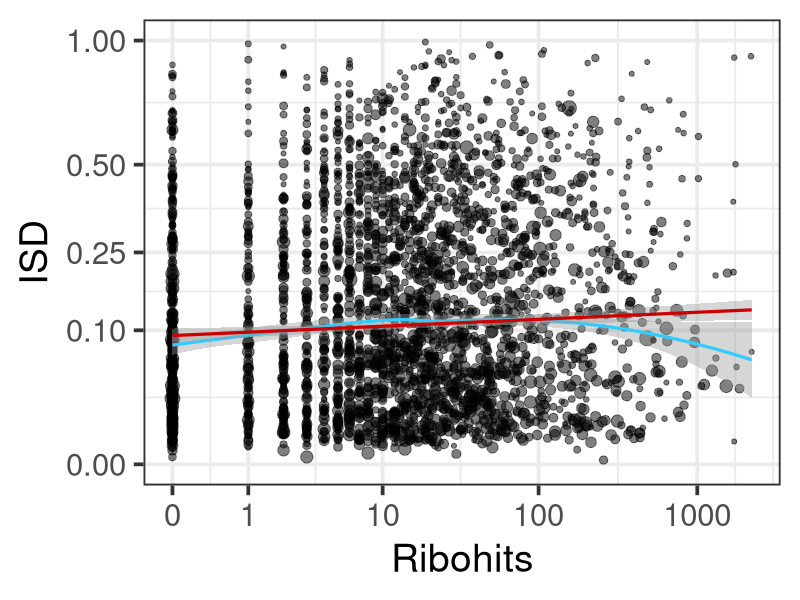
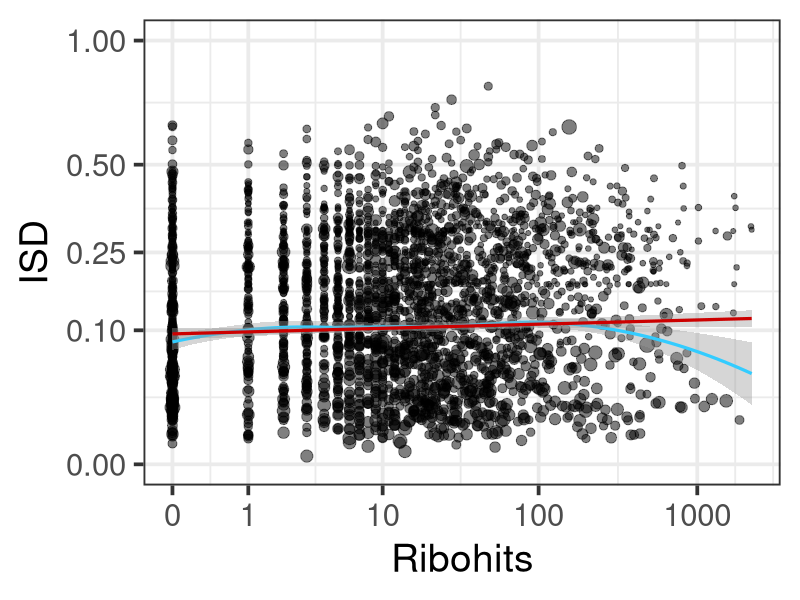
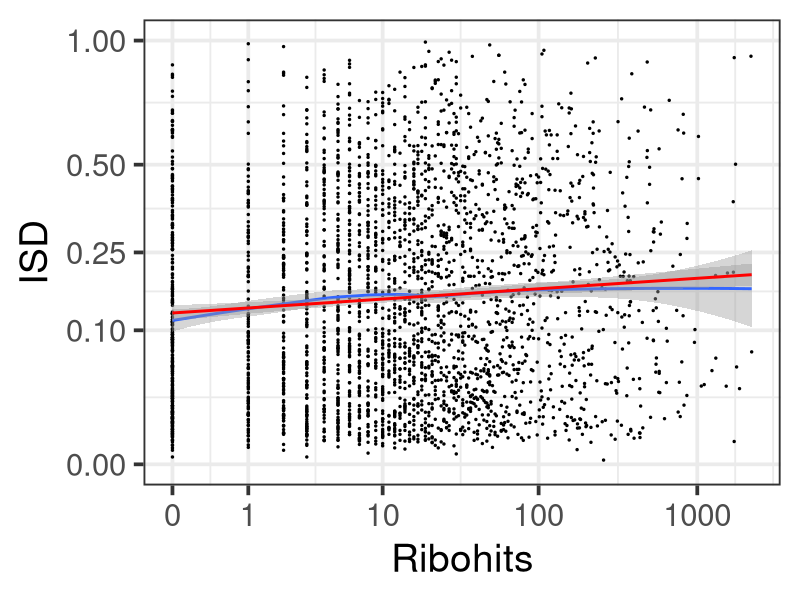
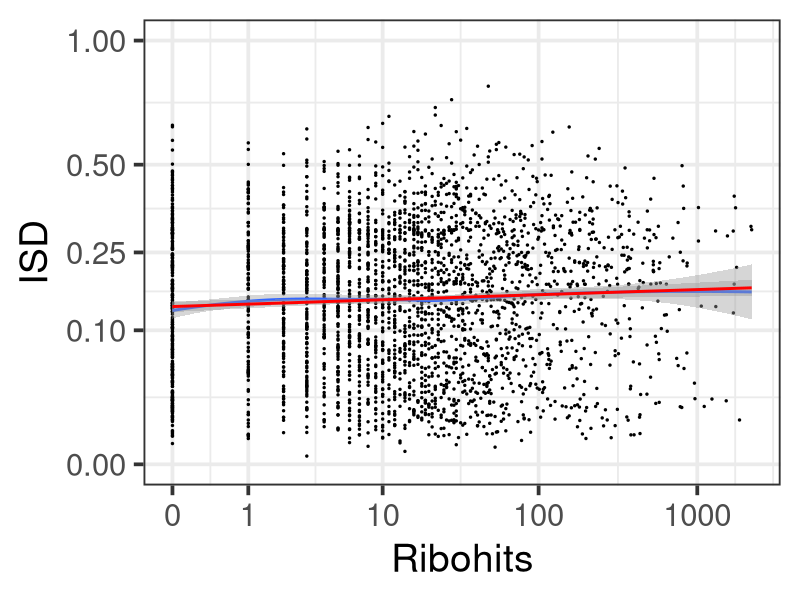
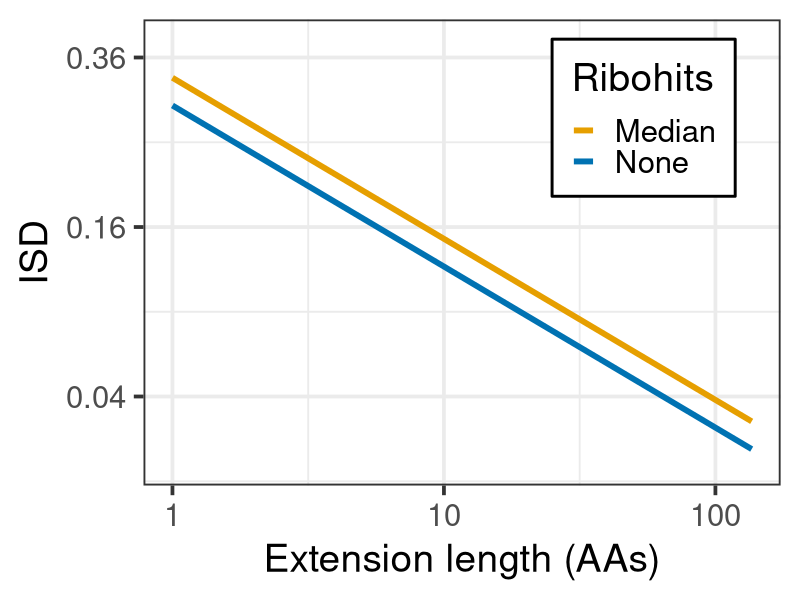
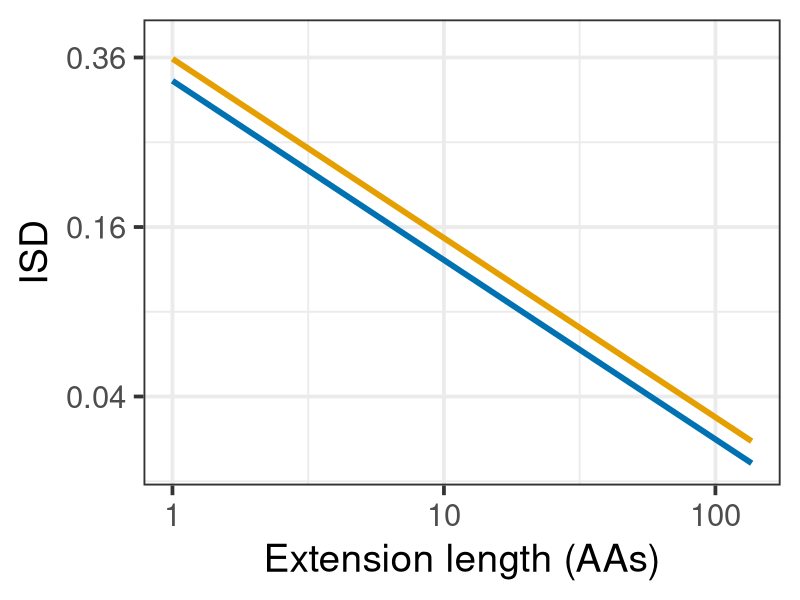

Source code (R) for these figures, in order:
# Figure 5 code.

# Load ribohits data.
ribohits.data <- read.table("ribohits_data_11-13-19.tab", header = T, sep = "\t", stringsAsFactors = F)

# Load packages.
library(tidyverse)
library(Hmisc)

# Turning ribohits into a factor.
ribohits.data$Ribohits.factor <- ifelse(ribohits.data$Ribohits.Binary == 1, "Yes", "No")
ribohits.data$Ribohits.factor <- factor(ribohits.data$Ribohits.factor, levels = c("Yes", "No"))

# Transforming ISD in frame.
ribohits.data$ISD.0.sqrt <- sqrt(ribohits.data$ISD.0.iupred2)

# Gather into ISD groups.
ribo.isd <-
  ribohits.data[ribohits.data$Fragile == 0,] %>%
  gather("ISD.0.sqrt", "ISD.grafted.sqrt", key = "Grafting", value = "ISD")

isd.data.weighted <- dplyr::group_by(ribo.isd, Grafting, Ribohits.factor) %>%
  dplyr::summarise(ISD.mean = wtd.mean(ISD, weights = Length.0, na.rm = T),
                   ISD.sd = sqrt(wtd.var(ISD, weights = Length.0, na.rm = T)),
                   ISD.N = length(ISD[!is.na(ISD)]),
                   ISD.se = ISD.sd / sqrt(ISD.N))
isd.data.weighted$Grafting <- c("Original", "Original", "Grafted", "Grafted")
isd.data.weighted$Grafting <- factor(isd.data.weighted$Grafting, levels = c("Original", "Grafted"))
names(isd.data.weighted)[2] <- "Ribohits"

# Making figure 3 part A.
cbPalette <- c("#999999", "#E69F00", "#56B4E9", "#009E73", "#F0E442", "#0072B2", "#D55E00", "#CC79A7")

fig.5a.orig <- 
  ggplot(data = ribohits.data[ribohits.data$Fragile == 0,],
         aes(x = log10(Ribohits.summed + 0.5),
             y = ISD.0.sqrt,
             weight = Length.0 - 1,
             size = Length.0 - 1)
  ) +
  geom_point(alpha = 0.5) +
  geom_smooth(method = "loess", color = "#33CCFF", lwd = 1.1) +
  geom_smooth(method = "lm", color = "#CC0000", lwd = 1.1) +
  xlab("Ribohits") +
  ylab("ISD") +
  scale_y_continuous(limits = c(0, 1),
                     breaks = sqrt(c(0, 0.1, 0.25, 0.5, 1)),
                     labels = c("0.00", "0.10", "0.25", "0.50", "1.00")) +
  scale_x_continuous(breaks = log10(c(0.5, 1.5, 10.5, 100.5, 1000.5)),
                     labels = c(0, 1, 10, 100, 1000)) +
  theme_bw(base_size = 28) +
  theme(legend.position = "none")

#ggExtra::ggMarginal(fig.5a.orig, type = "histogram")
png(filename = "ISD_0_weighted_loess_lm_2-18-20.png", width = 6, height = 6, units = "in", res = 350)
fig.5a.orig
dev.off()

# Part A grafted.
png(filename = "ISD_g_weighted_loess_lm_2-18-20.png", width = 6, height = 6, units = "in", res = 350)
fig.5a.grafted <-
  ggplot(data = ribohits.data[ribohits.data$Fragile == 0,],
         aes(x = log10(Ribohits.summed + 0.5),
             y = ISD.grafted.sqrt,
             weight = Length.0 - 1,
             size = Length.0 - 1)
  ) +
  geom_point(alpha = 0.5) +
  geom_smooth(method = "loess", color = "#33CCFF", lwd = 1.1) +
  geom_smooth(method = "lm", color = "#CC0000", lwd = 1.1) +
  xlab("Ribohits") +
  ylab("ISD") +
  scale_y_continuous(limits = c(0, 1),
                     breaks = sqrt(c(0, 0.1, 0.25, 0.5, 1)),
                     labels = c("0.00", "0.10", "0.25", "0.50", "1.00")) +
  scale_x_continuous(breaks = log10(c(0.5, 1.5, 10.5, 100.5, 1000.5)),
                     labels = c(0, 1, 10, 100, 1000)) +
  theme_bw(base_size = 28) +
  theme(legend.position = "none")
#ggExtra::ggMarginal(fig.5a.grafted, type = "histogram")
fig.5a.grafted
dev.off()

# Part A unweighted.
fig.5a.orig.noweights <- 
  ggplot(data = ribohits.data[ribohits.data$Fragile == 0,],
         aes(x = log10(Ribohits.summed + 0.5),
             y = ISD.0.sqrt)
  ) +
  geom_point(size = 0.5) +
  geom_smooth(method = "loess") +
  geom_smooth(method = "lm", color = "red") +
  xlab("Ribohits") +
  ylab("ISD") +
  scale_y_continuous(limits = c(0, 1),
                     breaks = sqrt(c(0, 0.1, 0.25, 0.5, 1)),
                     labels = c("0.00", "0.10", "0.25", "0.50", "1.00")) +
  scale_x_continuous(breaks = log10(c(0.5, 1.5, 10.5, 100.5, 1000.5)),
                     labels = c(0, 1, 10, 100, 1000)) +
  theme_bw(base_size = 28)

png(filename = "ISD_0_notweighted_loess_lm_1-22-20.png", width = 6, height = 6, units = "in", res = 350)
fig.5a.orig.noweights
dev.off()

# Part A grafted unweighted.
png(filename = "ISD_g_notweighted_loess_lm_1-22-20.png", width = 6, height = 6, units = "in", res = 350)
fig.5a.grafted.noweights <-
  ggplot(data = ribohits.data[ribohits.data$Fragile == 0,],
         aes(x = log10(Ribohits.summed + 0.5),
             y = ISD.grafted.sqrt)
  ) +
  geom_point(size = 0.5) +
  geom_smooth(method = "loess") +
  geom_smooth(method = "lm", color = "red") +
  xlab("Ribohits") +
  ylab("ISD") +
  scale_y_continuous(limits = c(0, 1),
                     breaks = sqrt(c(0, 0.1, 0.25, 0.5, 1)),
                     labels = c("0.00", "0.10", "0.25", "0.50", "1.00")) +
  scale_x_continuous(breaks = log10(c(0.5, 1.5, 10.5, 100.5, 1000.5)),
                     labels = c(0, 1, 10, 100, 1000)) +
  theme_bw(base_size = 28)

fig.5a.grafted.noweights
dev.off()

# Making figure 3 part B.
names(ribohits.data)[19] <- "Ribohits"
isd.0.lm <- lm(data = ribohits.data[ribohits.data$Fragile == 0,],
               formula = ISD.0.sqrt ~ log10(Ribohits.summed + 0.5) + log10(Length.0),
               weights = (Length.0 - 1))
isd.0.summary <- summary(isd.0.lm)
AIC(isd.0.lm)
isd.0.lrt <- drop1(isd.0.lm, test = "Chisq")
isd.0.lrt$`Pr(>Chi)`

isd.g.lm <- lm(data = ribohits.data[ribohits.data$Fragile == 0,],
               formula = ISD.grafted.sqrt ~ log10(Ribohits.summed + 0.5) + log10(Length.0),
               weights = Length.0 - 1)
isd.g.summary <- summary(isd.g.lm)
AIC(isd.g.lm)
isd.g.lrt <- drop1(isd.g.lm, test = "Chisq")
isd.g.lrt$`Pr(>Chi)`

med.ribo <- log10(median(ribohits.data[ribohits.data$Fragile == 0,]$Ribohits.summed + 0.5, na.rm = T))
no.ribo <- log10(0.5)

png(filename = "ISD0_Length0_ribo_3-8-2020.png", width = 6, height = 5, units = "in", res = 350)
ggplot(data = ribohits.data[ribohits.data$Fragile == 0,],
       aes(x = log10(Length.0),
           y = sqrt(ISD.0.iupred2),
           color = Ribohits)) +
  stat_function(fun = function(x)isd.0.lm$coefficients[1]+isd.0.lm$coefficients[3]*x+no.ribo*isd.0.lm$coefficients[2],
                geom = "line", aes(color = "No"), size = 2) +
  stat_function(fun = function(x)isd.0.lm$coefficients[1]+isd.0.lm$coefficients[3]*x+med.ribo*isd.0.lm$coefficients[2],
                geom = "line", aes(color = "Yes"), size = 2) +
  xlab("Extension length (AAs)") +
  ylab("ISD") +
  scale_x_continuous(breaks = log10(c(1, 10, 100)),
                     labels = c(1, 10, 100)) +
  scale_y_continuous(breaks = sqrt(c(0.04, 0.16, 0.36)),
                     labels = c(0.04, 0.16, 0.36),
                     limits = c(0.12, 0.62)) +
  theme_bw(base_size = 28) +
  scale_color_manual(limits = c("Yes", "No"), labels = c("Median", "None"), values = cbPalette[c(2,6)]) +
  theme(legend.position = c(0.785, 0.789),
        legend.background = element_rect(fill = "white", size = 1, linetype = "solid", color = "black"))
dev.off()

png(filename = "ISDg_Length0_ribo_3-8-2020.png", width = 6, height = 5, units = "in", res = 350)
ggplot(data = ribohits.data[ribohits.data$Fragile == 0,],
       aes(x = log10(Length.0),
           y = ISD.grafted.sqrt,
           color = Ribohits)) +
  stat_function(fun = function(x)isd.g.lm$coefficients[1]+isd.g.lm$coefficients[3]*x+no.ribo*isd.0.lm$coefficients[2],
                geom = "line", aes(color = "No"), size = 2) +
  stat_function(fun = function(x)isd.g.lm$coefficients[1]+isd.g.lm$coefficients[3]*x+med.ribo*isd.g.lm$coefficients[2],
                geom = "line", aes(color = "Yes"), size = 2) +
  xlab("Extension length (AAs)") +
  ylab("ISD") +
  scale_x_continuous(breaks = log10(c(1, 10, 100)),
                     labels = c(1, 10, 100)) +
  scale_y_continuous(breaks = sqrt(c(0.04, 0.16, 0.36)),
                     labels = c(0.04, 0.16, 0.36),
                     limits = c(0.12, 0.62)) +
  theme_bw(base_size = 28) +
  scale_color_manual(limits = c("Yes", "No"), labels = c("Median", "None"), values = cbPalette[c(2,6)]) +
  theme(legend.position = "none")
dev.off()

# Unweighted and weighted regressions for R2, and pseudo-R2.
isd.0.nolength.noweights.lm <- lm(data = ribohits.data[ribohits.data$Fragile == 0,],
                                  formula = ISD.0.sqrt ~ log10(Ribohits.summed + 0.5))
isd.0.nolength.noweights.lm.summary <- summary(isd.0.nolength.noweights.lm)
isd.0.nolength.noweights.lm.summary

isd.g.nolength.noweights.lm <- lm(data = ribohits.data[ribohits.data$Fragile == 0,],
                                  formula = ISD.grafted.sqrt ~ log10(Ribohits.summed + 0.5))
isd.g.nolength.noweights.summary <- summary(isd.g.nolength.noweights.lm)
isd.g.nolength.noweights.summary

isd.0.nolength.lm <- lm(data = ribohits.data[ribohits.data$Fragile == 0,],
                        formula = ISD.0.sqrt ~ log10(Ribohits.summed + 0.5),
                        weights = Length.0 - 1)
isd.0.nolength.lm.summary <- summary(isd.0.nolength.lm)
isd.0.nolength.lm.summary

isd.g.nolength.lm <- lm(data = ribohits.data[ribohits.data$Fragile == 0,],
                        formula = ISD.grafted.sqrt ~ log10(Ribohits.summed + 0.5),
                        weights = Length.0 - 1)
isd.g.nolength.summary <- summary(isd.g.nolength.lm)
isd.g.nolength.summary

isd.0.summary
isd.g.summary

isd.0.noweights.lm <- lm(data = ribohits.data[ribohits.data$Fragile == 0,],
                         formula = ISD.0.sqrt ~ log10(Ribohits.summed + 0.5) + log10(Length.0))
isd.0.noweights.lm.summary <- summary(isd.0.noweights.lm)
isd.0.noweights.lm.summary

isd.g.noweights.lm <- lm(data = ribohits.data[ribohits.data$Fragile == 0,],
                         formula = ISD.grafted.sqrt ~ log10(Ribohits.summed + 0.5) + log10(Length.0))
isd.g.noweights.summary <- summary(isd.g.noweights.lm)
isd.g.noweights.summary

isd.0.length.lm <- lm(data = ribohits.data[ribohits.data$Fragile == 0,],
                      formula = ISD.0.sqrt ~ log10(Length.0),
                      weights = Length.0 - 1)
summary(isd.0.length.lm)

isd.g.length.lm <- lm(data = ribohits.data[ribohits.data$Fragile == 0,],
                      formula = ISD.grafted.sqrt ~ log10(Length.0),
                      weights = Length.0 - 1)
summary(isd.g.length.lm)
